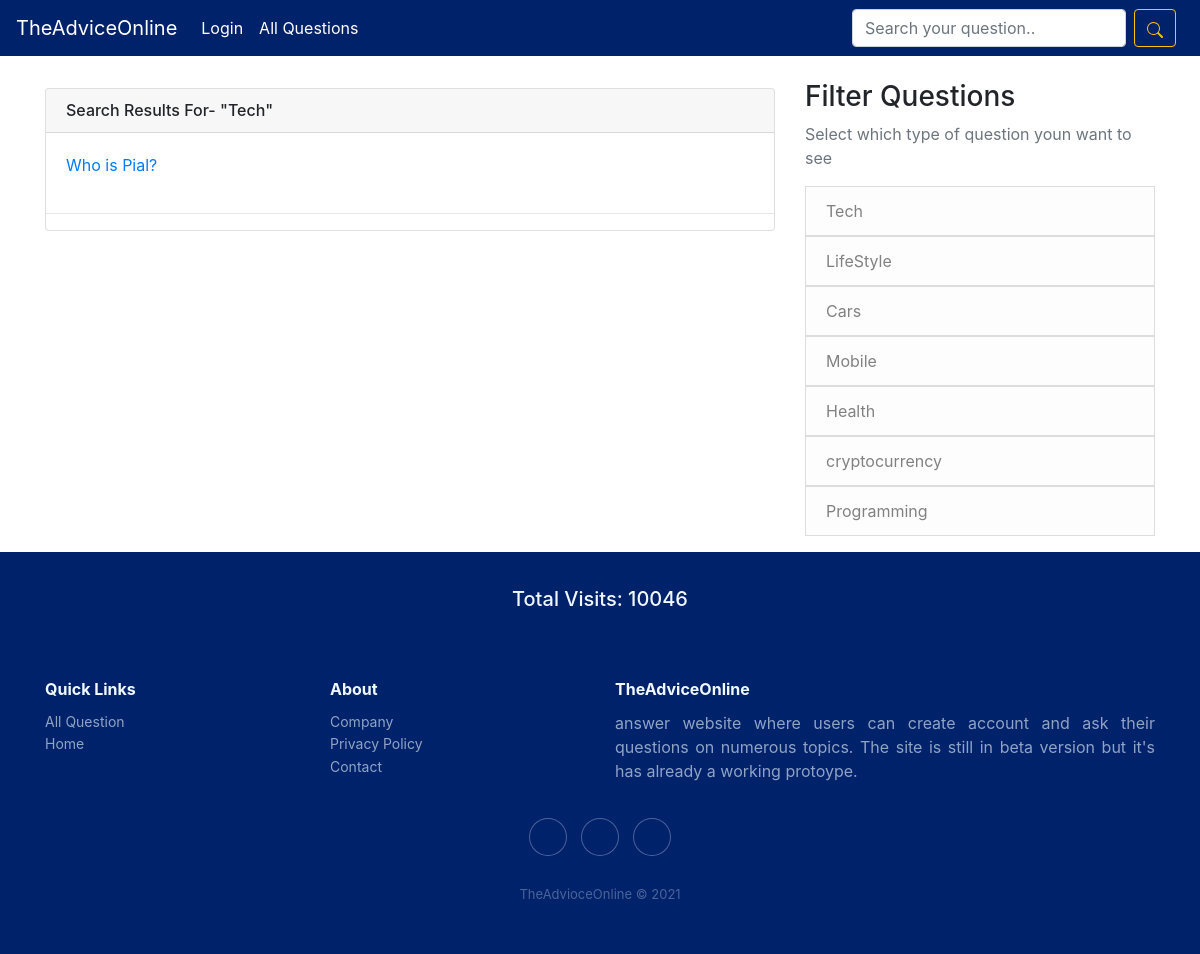
The page /q/1 on the database as committed earlier.
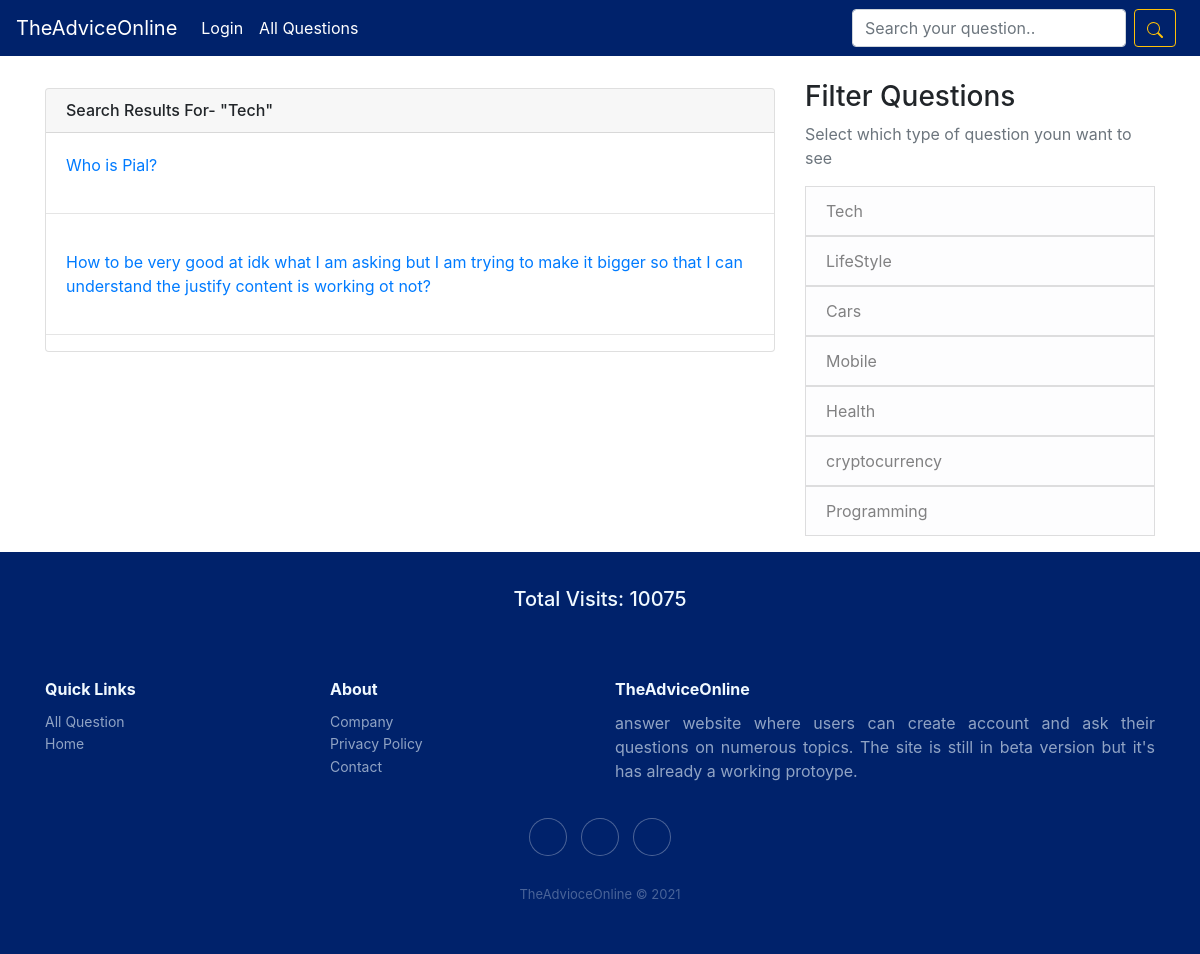
The same page on the database as committed later.
### question/models.py (models this page shows, shortened)
class Question(models.Model):
    asked_by = models.ForeignKey(User, on_delete=models.CASCADE)
    the_question = models.TextField()
    asked_when = models.DateTimeField(auto_now_add=True)
    question_category = models.ForeignKey(category, on_delete=models.CASCADE)
    is_anonymous = models.BooleanField(default=False)

class category(models.Model):
    cat = models.CharField(max_length=30)

class fun(models.Model):
    total = models.IntegerField(default=1)

### question/views.py (the view)
# urls.py: path('q/<int:cat_id>', views.search2, name='search2'),
def search2(request, cat_id):
    container = []
    fun = f.objects.get(pk=1)
    query1 = c.objects.get(pk=cat_id)
    query = query1.cat
    results = Question.objects.filter(question_category=query1)
    cats = c.objects.all()
    return render(request, 'question/search.html', {'results': results, 'cats': cats, 'fr': query, 'fun': fun})

### templates/question/search.html
{% extends 'base.html' %}
{% block main_content %}
<br>
<div class="card mt-2">
    <h6 class="card-header">
       Search Results For- "{{fr}}"
    </h6>
    {% for q in results %}
    <div class="card-body">
        <div class="media">
           <a href="{% url 'answer' q.pk %}"> {{q.the_question}} </a>
        </div>
    </div>
    <hr>
    {% endfor %}
</div>
{% endblock main_content %}

### templates/base.html (shortened to what this page needs)
<!DOCTYPE html>
<html>
<head>
    <link rel="stylesheet" href="https://cdn.jsdelivr.net/npm/bootstrap@4.6.0/dist/css/bootstrap.min.css">
    <link rel="stylesheet" href="https://cdnjs.cloudflare.com/ajax/libs/ionicons/2.0.1/css/ionicons.min.css">
</head>
<body>
    <nav class="navbar navbar-expand-lg navbar-dark bg-pial">
        <a class="navbar-brand" href="{% url 'home' %}">TheAdviceOnline</a>
        <div class="collapse navbar-collapse" id="navbarSupportedContent">
            <ul class="navbar-nav mr-auto">
                {% if user.is_authenticated %}
                <li class="nav-item active">
                  <a class="nav-link" href="{% url 'profile_handler' user.pk %}">Profile <span class="sr-only">(current)</span></a>
                </li>
                {% else %}
                <li class="nav-item active">
                  <a class="nav-link" href="{% url 'account_login' %}">Login <span class="sr-only">(current)</span></a>
                </li>
                {% endif %}
                <li class="nav-item active">
                  <a class="nav-link" href="{% url 'all' %}">All Questions <span class="sr-only">(current)</span></a>
                </li>
            </ul>
            <form action="{% url 'search' %}" class="form-inline my-2 my-lg-0" method="post">
                <input class="form-control mr-sm-2" type="search" name="search" placeholder="Search your question.." aria-label="Search">
                <button class="mr-2 btn btn-outline-warning my-2 my-sm-0" type="submit"></button>
            </form>
        </div>
    </nav>
 <main role="main" class="container">
      <div class="row">
        <div class="col-lg-8">
          {% block main_content %}{% endblock main_content %}
        </div>
        <div class="col-lg-4 mt-4">
          <div class="content-section">
            {% if unanswered %}
          <h3>More</h3>
          <p class='text-muted'>You may also like to answer these questions too!
              <ul class="list-group">
                {% for i in unanswered %}
                  <a href="{% url 'sub_question' i.pk %}"><li class="list-group-item list-group-item-light">{{i.the_sub_question}}</li></a>
                {% endfor %}
              </ul>
            </p>
            {% else %}
            <h3>Filter Questions</h3>
            <p class='text-muted'>Select which type of question youn want to see
              <ul class="list-group">
              {% for x in cats %}
                <a href="{% url 'search2' x.pk %}"><li class="list-group-item list-group-item-light">{{x.cat}}</li></a>
              {% endfor %}
              </ul>
            </p>
            {% endif %}
          </div>
        </div>
      </div>
    </main>
<div class="footer-dark1">
  <br>
  <center><h5>Total Visits: {{fun.total}}</h5></center>
</div>
    <div class="footer-dark">
  <footer>
      <div class="container">
          <div class="row">
              <div class="col-sm-6 col-md-3 item">
                  <h3>Quick Links</h3>
                  <ul>
                      <li><a href="{% url 'all' %}">All Question</a></li>
                      <li><a href="{% url 'home' %}">Home</a></li>
                  </ul>
              </div>
              <div class="col-sm-6 col-md-3 item">
                  <h3>About</h3>
                  <ul>
                      <li><a href="{% url 'about_us' %}">Company</a></li>
                      <li><a href="{% url 'about_us' %}">Privacy Policy</a></li>
                      <li><a href="{% url 'about_us' %}">Contact</a></li>
                  </ul>
              </div>
              <div class="col-md-6 item text">
                  <h3>TheAdviceOnline</h3>
                  <p  class="text-justify">answer website where users can create account and ask their questions on numerous topics. The site is still in beta version but it's has already a working protoype.</p>
              </div>
              <div class="col item social"><a href="#"></a><a href="#"></a><a href="https://www.linkedin.com/in/advice-online-6b89a9220/"></a></div>
          </div>
          <p class="copyright">TheAdvioceOnline © 2021</p>
      </div>
  </footer>
</body>

Rows that differ between the two databases and show on the page:
added Question: the_question "How to be very good at idk what I am asking but I am trying to make it bigger so that I can understand the justify content is working ot not?"
changed fun: total "10046" → "10075"
